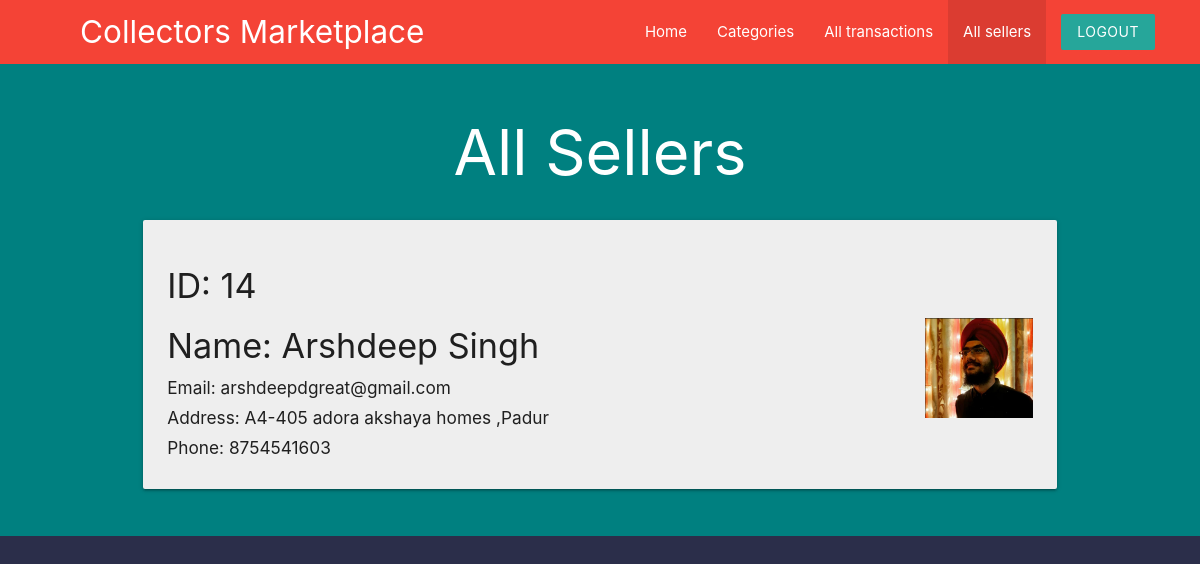
/admin/All_sellers.php (signed in), run on the app's committed database.
### tables this page shows
CREATE TABLE `sellers` (
  `seller_id` int(5) NOT NULL,
  `seller_username` varchar(30) NOT NULL,
  `seller_name` varchar(50) NOT NULL,
  `seller_pass` varchar(11) NOT NULL,
  `seller_img` varchar(255) NOT NULL,
  `seller_email` varchar(100) NOT NULL,
  `seller_phone` bigint(12) NOT NULL,
  `seller_addr` text NOT NULL,
  `seller_aadhar` bigint(13) NOT NULL
);

### admin/All_sellers.php (the view, shortened to what this page needs)
<?php
    include("../templates/database_conn.php");
    $sql1="SELECT * FROM `sellers`";
    $res1=mysqli_query($con,$sql1);
    $rows1 = mysqli_fetch_all($res1, MYSQLI_ASSOC);
?>
<!DOCTYPE html>
<html lang="en">
<head>
    <link rel="stylesheet" href="https://cdnjs.cloudflare.com/ajax/libs/materialize/1.0.0/css/materialize.min.css">
    <link rel="stylesheet" href="../templates/stylesheet.css">
</head>
<body style="background-color:#2b2e4a;" >
<nav class="red z-depth-0" style="padding-right: 30px;padding-left: 80px;">
		<div>
			<a href="#" class="brand-logo brand-text hide-on-med-and-down">Collectors Marketplace</a>
            <ul id="nav-mobile" class="right">
                <li><a href="adminpage.php">Home</a></li>
                <li><a href="admin_categories.php">Categories</a></li>
                <li><a href="all_transactions.php">All transactions</a></li>
                <li class="active"><a href="All_sellers.php">All sellers</a></li>
				<li><a href="admin_logout.php" class="btn brand z-depth-0">Logout</a></li>
		    </ul>
		</div>
        <br>
</nav>
<div class="blackbgbg">
    <div class="container">
    <section>
    <div class="row">
        <h1 class="white-text center">All Sellers</h1>
            <?php foreach($rows1 as $c){ ?>
                <div class="col s12 md6">
  				    <div class="card grey lighten-3">
                        <div class="card-content">
                            <h4>ID: <?php echo htmlspecialchars($c['seller_id']); ?></h4>
                            <img src="<?php echo htmlspecialchars($c['seller_img']);?>" class="right" height=100px>
                            <h4>Name: <?php echo htmlspecialchars($c['seller_name']); ?></h4>
                            <h6>Email: <?php echo htmlspecialchars($c['seller_email']);?></h6>
                            <h6>Address: <?php echo htmlspecialchars($c['seller_addr']);?></h6>
                            <h6>Phone: <?php echo htmlspecialchars($c['seller_phone']);?></h6>
                        </div>
                    </div>
                </div>
            <?php } ?>
        </div>
    </div>
</div>
</body>
</html>

### templates/stylesheet.css (style rules this page uses)
.container { width: 80%; margin: 0 auto; border: none; padding: 1%; }
.blackbgbg { background-color: teal; }

### data on the page
sellers: seller_id "14", seller_img (picture), seller_name "Arshdeep Singh", seller_email "arshdeepdgreat@gmail.com", seller_addr "A4-405 adora akshaya homes ,Padur", seller_phone "8754541603"
